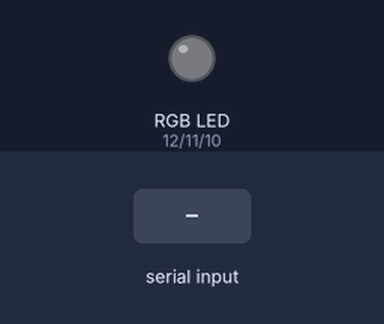
A sketch run on a simulated Arduino Leonardo, built with avr-gcc and run on an emulated ATmega32U4. On the bench: an RGB LED mixed from three pins (HIGH = lit). Inputs (shaded band) come from the test bench.

Above: at 1.2 s.
1.3 s: "r" received over the second serial link
At 2.3 s:
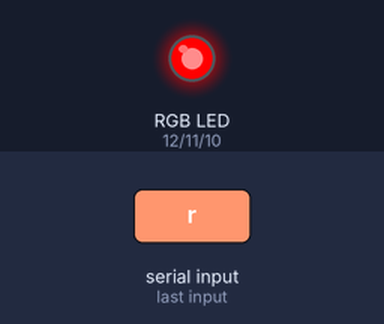
2.8 s: "g" received over the second serial link
At 3.4 s:
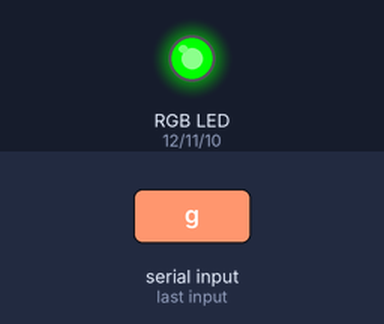
4.3 s: "b" received over the second serial link
At 4.6 s:
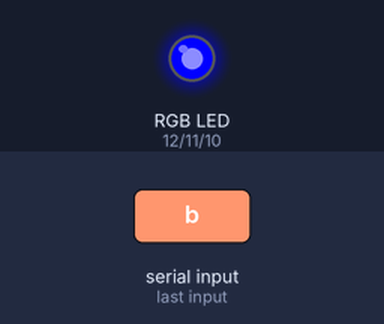
Timing chart, 0 to 7.3 s (numbered marks = the images above; inputs shaded):
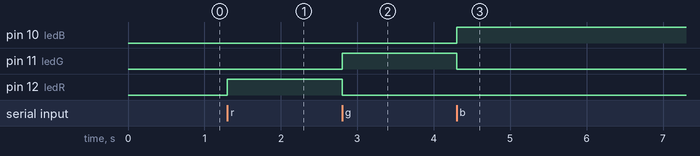

The sketch:

BT_Serial_LED_RGB_seriesBlink.ino
```cpp
int ledR = 12; // Arduino Pin 12
int ledG = 11; // Arduino Pin 11
int ledB = 10; // Arduino Pin 10

char val;

void setup() {
  pinMode(ledR, OUTPUT);
  pinMode(ledG, OUTPUT);
  pinMode(ledB, OUTPUT);
  Serial1.begin(9600);
  while (!Serial1) {
    ; // wait for serial port to connect. Needed for Leonardo only
  }
}

// Turn ON Red LED
void go_ledR() {
  digitalWrite(ledR, HIGH);
  digitalWrite(ledG, LOW);
  digitalWrite(ledB, LOW);
}

// TURN ON Green LED
void go_ledG() {
  digitalWrite(ledG, HIGH);
  digitalWrite(ledR, LOW);
  digitalWrite(ledB, LOW);
}

// TURN ON Blue LED
void go_ledB() {
  digitalWrite(ledB, HIGH);
  digitalWrite(ledR, LOW);
  digitalWrite(ledG, LOW);
}

void doThis() {
  if (Serial1.available()) {
    val = Serial1.read();
  }
  if (val == 'r') { // Red LED
    go_ledR();
  }
  else if (val == 'g') { // Green LED
    go_ledG();
  }
  else if (val == 'b') { // Bleu LED
    go_ledB();
  }
}

void loop() {
  doThis();
}
```

Measured:
- after the input at 1.3 s, pin 12 (ledR): LOW → HIGH at once
- after the input at 2.8 s, pin 11 (ledG): LOW → HIGH at once; pin 12 (ledR): HIGH → LOW at once
- after the input at 4.3 s, pin 10 (ledB): LOW → HIGH at once; pin 11 (ledG): HIGH → LOW at once
